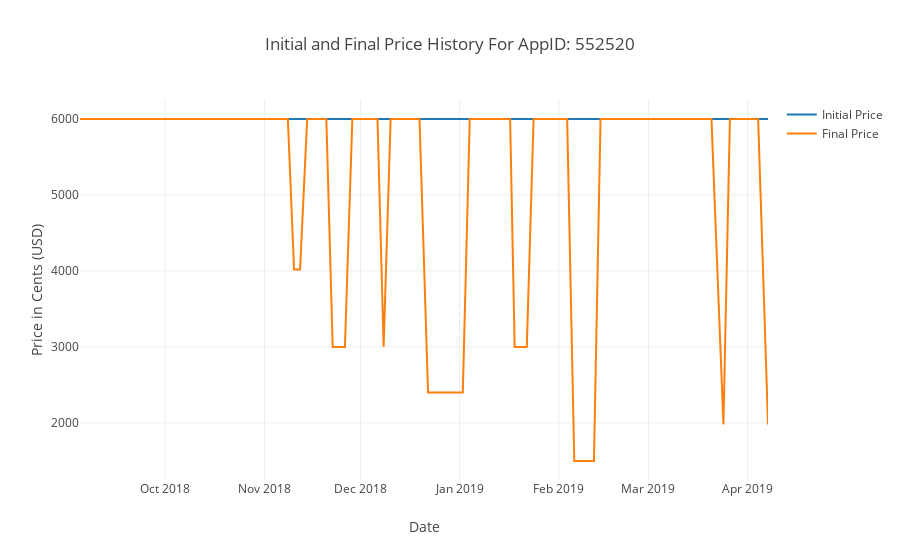

Here is the notebook cell this chart was saved with:
### Code cell
# https://plot.ly/python/line-charts/

data = [
    Scatter(
        x=price_hist_df['date'],
        y=price_hist_df['initial'],
        mode = 'lines',
        name = 'Initial Price'
    ),
    Scatter(
        x=price_hist_df['date'],
        y=price_hist_df['final'],
        mode = 'lines',
        name = 'Final Price'
    ),
]

layout = Layout(
        title='Initial and Final Price History For AppID: ' + str(price_hist_df['appid'].unique()[0]),
        xaxis=dict(
            title='Date'
        ),
        yaxis=dict(
            title='Price in Cents (USD)'
        )
    )

fig = Figure(data=data, layout=layout)

iplot(fig)
